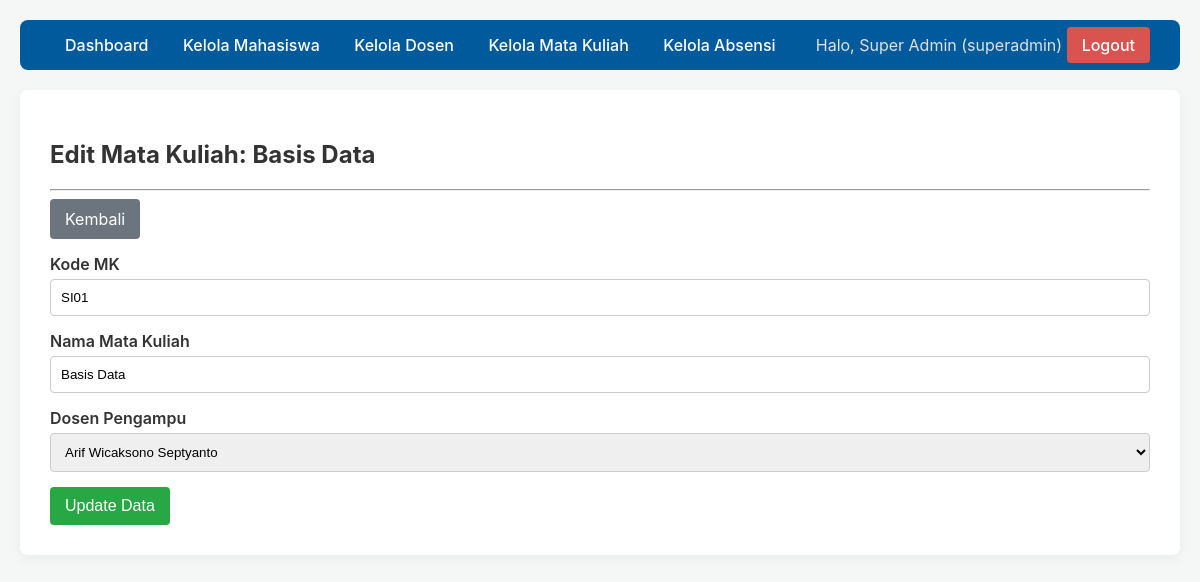
The page /superadmin/edit_mk.php?id=1 (signed in) on the database its author committed.
### tables this page shows
CREATE TABLE mata_kuliah (
  id_mk int AUTO_INCREMENT PRIMARY KEY,
  kode_mk varchar(20) NOT NULL UNIQUE,
  nama_mk varchar(100) NOT NULL,
  id_dosen_pengampu int DEFAULT NULL,
  FOREIGN KEY (id_dosen_pengampu) REFERENCES dosen(id_dosen) ON DELETE SET NULL
);

CREATE TABLE dosen (
  id_dosen int AUTO_INCREMENT PRIMARY KEY NOT NULL,
  nip varchar(20) NOT NULL,
  nama_dosen varchar(100) NOT NULL
);

### superadmin/edit_mk.php (the view, shortened to what this page needs)
<?php
require __DIR__ . '/../templates/header.php';
$id_mk = $_GET['id'];
$dosen_list = $pdo->query("SELECT * FROM dosen ORDER BY nama_dosen")->fetchAll();
if ($_SERVER["REQUEST_METHOD"] == "POST") {
    $kode_mk = $_POST['kode_mk'];
    $nama_mk = $_POST['nama_mk'];
    $id_dosen_pengampu = $_POST['id_dosen_pengampu'];
    if (empty($kode_mk) || empty($nama_mk) || empty($id_dosen_pengampu)) {
        $error = 'Semua field wajib diisi.';
    } else {
        try {
            $stmt = $pdo->prepare("UPDATE mata_kuliah SET kode_mk = ?, nama_mk = ?, id_dosen_pengampu = ? WHERE id_mk = ?");
            $stmt->execute([$kode_mk, $nama_mk, $id_dosen_pengampu, $id_mk]);
            header("Location: kelola_mk.php?status=success");
            exit;
        } catch (PDOException $e) {
            $error = 'Kode MK sudah terdaftar.';
        }
    }
    $mk = $_POST;
} else {
    $stmt = $pdo->prepare("SELECT * FROM mata_kuliah WHERE id_mk = ?");
    $stmt->execute([$id_mk]);
    $mk = $stmt->fetch();
}
?>
<h2>Edit Mata Kuliah: <?= htmlspecialchars($mk['nama_mk']) ?></h2>
<hr>
<a href="kelola_mk.php" class="btn btn-secondary">Kembali</a>
<form action="edit_mk.php?id=<?= $id_mk ?>" method="POST" style="margin-top: 15px;">
    <div class="form-group">
        <label for="kode_mk">Kode MK</label>
        <input type="text" id="kode_mk" name="kode_mk" required value="<?= htmlspecialchars($mk['kode_mk']) ?>">
    </div>
    <div class="form-group">
        <label for="nama_mk">Nama Mata Kuliah</label>
        <input type="text" id="nama_mk" name="nama_mk" required value="<?= htmlspecialchars($mk['nama_mk']) ?>">
    </div>
    <div class="form-group">
        <label for="id_dosen_pengampu">Dosen Pengampu</label>
        <select id="id_dosen_pengampu" name="id_dosen_pengampu" required>
            <?php foreach ($dosen_list as $dosen): ?>
                <option value="<?= $dosen['id_dosen'] ?>" <?= ($mk['id_dosen_pengampu'] == $dosen['id_dosen']) ? 'selected' : '' ?>>
                    <?= htmlspecialchars($dosen['nama_dosen']) ?>
                </option>
            <?php endforeach; ?>
        </select>
    </div>
    <button type="submit" class="btn btn-success">Update Data</button>
</form>
<?php require __DIR__ . '/../templates/footer.php'; ?>

### assets/style.css (style rules this page uses)
body { font-family: -apple-system, BlinkMacSystemFont, "Segoe UI", Roboto, Helvetica, Arial, sans-serif; background-color: #f4f7f6; margin: 0; padding: 20px; color: #333; }
.form-group { margin-bottom: 15px; }
.form-group label { display: block; margin-bottom: 5px; font-weight: 600; }
.form-group input, .form-group select { width: 100%; padding: 10px; border: 1px solid #ccc; border-radius: 4px; box-sizing: border-box; }
.btn { background-color: #007bff; color: white; padding: 10px 15px; border: none; border-radius: 4px; cursor: pointer; font-size: 16px; text-decoration: none; display: inline-block; }
.btn-success { background-color: #28a745; }
.btn-secondary { background-color: #6c757d; }

### rows shown on the page
mata_kuliah: nama_mk "Basis Data", kode_mk "SI01", id_dosen_pengampu "Arif Wicaksono Septyanto"

### other values the page prints
$current_user['display_name'] "Super Admin"
$current_role "superadmin"
